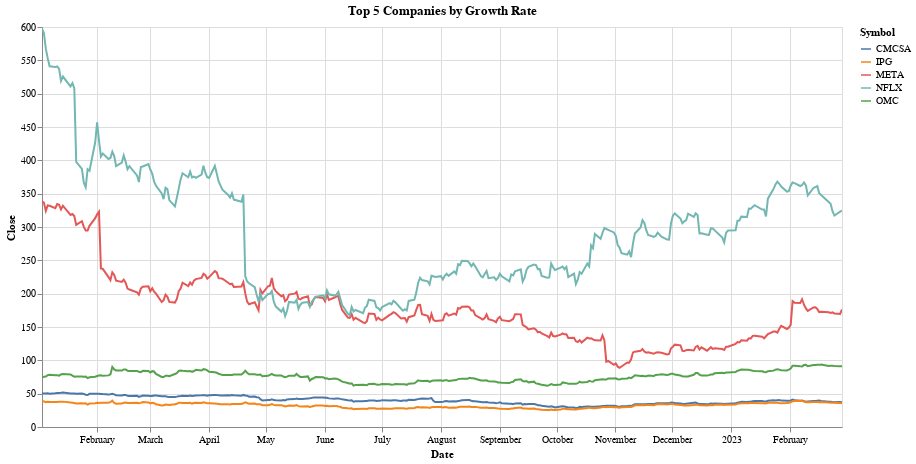

The code cell stored with this chart in its notebook:
### Code cell
line_chart_growth_rate(90)

### Figure 1 — Vega-Lite specification as saved in the notebook (floating-point values rounded to 4 significant figures; data arrays with more than 128 entries replaced by an {"elided": "..."} marker saying what was removed)
{"config": {"view": {"continuousWidth": 400, "continuousHeight": 300}}, "data": {"name": "data-1588ff9cdf6b1c92912c02b24198370d"}, "mark": "line", "encoding": {"color": {"field": "Symbol", "type": "nominal"}, "tooltip": [{"field": "Symbol", "type": "nominal"}, {"field": "Close", "type": "quantitative"}], "x": {"field": "Date", "type": "temporal"}, "y": {"field": "Close", "type": "quantitative"}}, "height": 400, "selection": {"selector007": {"type": "interval", "bind": "scales", "encodings": ["x", "y"]}}, "title": "Top 5 Companies by Growth Rate", "width": 800, "$schema": "https://vega.github.io/schema/vega-lite/v4.17.0.json", "datasets": {"data-1588ff9cdf6b1c92912c02b24198370d": {"elided": "1450 records"}}}
